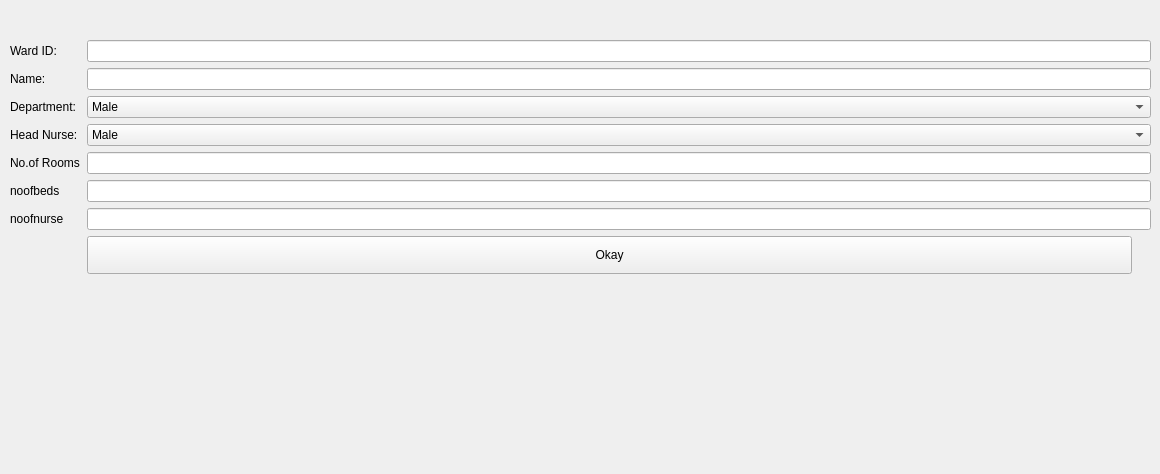
              <widget class="QWidget" name="wards_form">
               <widget class="QWidget" name="layoutWidget_6">
                <property name="geometry">
                 <rect>
                  <x>10</x>
                  <y>40</y>
                  <width>1141</width>
                  <height>425</height>
                 </rect>
                </property>
                <layout class="QFormLayout" name="formLayout_8">
                 <item row="0" column="0">
                  <widget class="QLabel" name="label_63">
                   <property name="text">
                    <string>Ward ID: </string>
                   </property>
                  </widget>
                 </item>
                 <item row="0" column="1">
                  <widget class="QLineEdit" name="ward_id"/>
                 </item>
                 <item row="1" column="0">
                  <widget class="QLabel" name="label_64">
                   <property name="text">
                    <string>Name: </string>
                   </property>
                  </widget>
                 </item>
                 <item row="1" column="1">
                  <widget class="QLineEdit" name="ward_name"/>
                 </item>
                 <item row="2" column="0">
                  <widget class="QLabel" name="label_65">
                   <property name="text">
                    <string>Department: </string>
                   </property>
                  </widget>
                 </item>
                 <item row="2" column="1">
                  <widget class="QComboBox" name="cb_w_dep">
                   <item>
                    <property name="text">
                     <string>Male</string>
                    </property>
                   </item>
                   <item>
                    <property name="text">
                     <string>Female</string>
                    </property>
                   </item>
                   <item>
                    <property name="text">
                     <string>Transgender</string>
                    </property>
                   </item>
                  </widget>
                 </item>
                 <item row="3" column="0">
                  <widget class="QLabel" name="label_66">
                   <property name="text">
                    <string>Head Nurse: </string>
                   </property>
                  </widget>
                 </item>
                 <item row="3" column="1">
                  <widget class="QComboBox" name="cb_w_hd">
                   <item>
                    <property name="text">
                     <string>Male</string>
                    </property>
                   </item>
                   <item>
                    <property name="text">
                     <string>Female</string>
                    </property>
                   </item>
                   <item>
                    <property name="text">
                     <string>Transgender</string>
                    </property>
                   </item>
                  </widget>
                 </item>
                 <item row="4" column="0">
                  <widget class="QLabel" name="noOfRoomsLabel">
                   <property name="text">
                    <string>No.of Rooms</string>
                   </property>
                  </widget>
                 </item>
                 <item row="4" column="1">
                  <widget class="QLineEdit" name="rooms_w"/>
                 </item>
                 <item row="7" column="1">
                  <widget class="QPushButton" name="pushButton_5">
                   <property name="minimumSize">
                    <size>
                     <width>114</width>
                     <height>38</height>
                    </size>
                   </property>
                   <property name="maximumSize">
                    <size>
                     <width>1045</width>
                     <height>16777215</height>
                    </size>
                   </property>
                   <property name="text">
                    <string>Okay</string>
                   </property>
                  </widget>
                 </item>
                 <item row="5" column="1">
                  <widget class="QLineEdit" name="beds_w"/>
                 </item>
                 <item row="5" column="0">
                  <widget class="QLabel" name="noofbeds_w">
                   <property name="text">
                    <string>noofbeds</string>
                   </property>
                  </widget>
                 </item>
                 <item row="6" column="1">
                  <widget class="QLineEdit" name="nurses_w"/>
                 </item>
                 <item row="6" column="0">
                  <widget class="QLabel" name="noofnurse_w">
                   <property name="text">
                    <string>noofnurse</string>
                   </property>
                  </widget>
                 </item>
                </layout>
               </widget>
              </widget>
